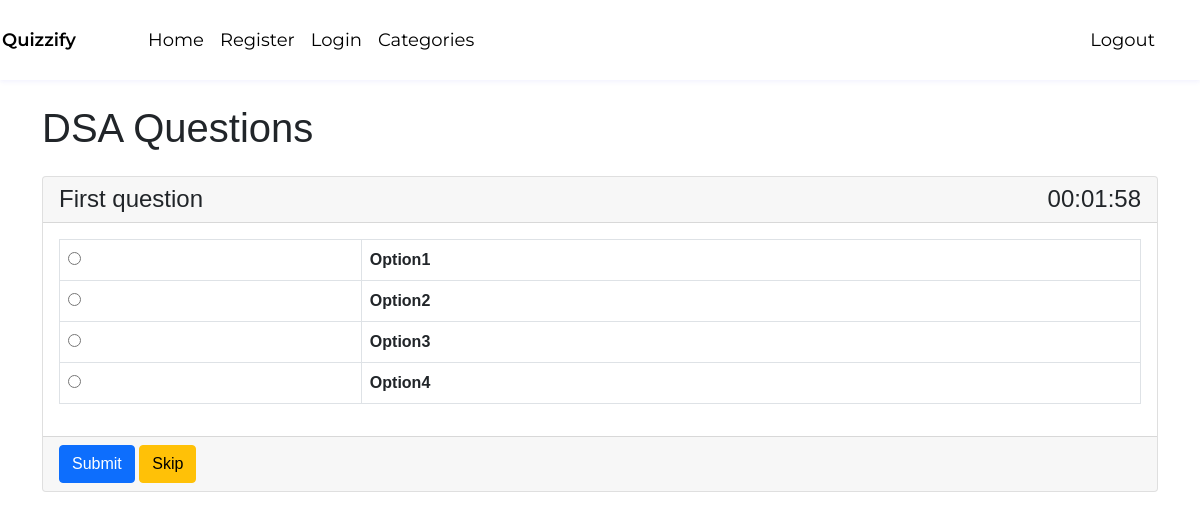
The app's page /cat-questions/1 (signed in) with its own data.
### mainApp/models.py (models this page shows, shortened)
class Qcategory(models.Model):
    title=models.CharField(max_length=100)
    detail=models.TextField()
    image=models.ImageField(upload_to='Category_Images/')
    class Meta:
         verbose_name_plural='Catergories'

class Question(models.Model):
    category=models.ForeignKey(Qcategory, on_delete=models.CASCADE)
    question=models.TextField()
    option1=models.CharField(max_length=200)
    option2=models.CharField(max_length=200)
    option3=models.CharField(max_length=200)
    option4=models.CharField(max_length=200)
    time_limit=models.IntegerField()
    level=models.CharField(max_length=100)
    right_option=models.CharField(max_length=100)

### mainApp/views.py (the view)
# urls.py: path('cat-questions/<int:cat_id>', views.cat_questions, name='cat_questions' ),
@login_required
def cat_questions(request, cat_id):
    category=models.Qcategory.objects.get(id=cat_id)
    question=models.Question.objects.filter(category=category).order_by('id').first()
    return render(request, 'cat-questions.html', {'question':question, 'category': category})

### mainApp/templates/cat-questions.html (shortened to what this page needs)
{% extends 'base.html' %}
{% load static %}
{% block content%}
    <h1 class="my-4">{{category.title}} Questions</h1>
        <div class="card my-4">
            <h4 class="card-header">{{question.question}} <span class="timer float-end"></span></h4>
            <form method="post" action="{% url 'submit_answer' category.id question.id %}">
                <div class="card-body">
                    <table class="table table-bordered">
                        <tr>
                            <td><input value="{{question.option1}}" id="option_1" name="answer" type="radio" /></td>
                            <th> <label for="option_1">{{question.option1}} </label> </th>
                        </tr>
                        <tr>
                            <td><input value="{{question.option2}}" id="option_2" name="answer" type="radio" /></td>
                            <th> <label for="option_2">{{question.option2}} </label> </th>
                        </tr>
                        <tr>
                            <td><input value="{{question.option3}}" id="option_3" name="answer" type="radio" /></td>
                            <th> <label for="option_3">{{question.option3}} </label> </th>
                        </tr>
                        <tr>
                            <td><input value="{{question.option4}}" id="option_4" name="answer" type="radio" /></td>
                            <th> <label for="option_4">{{question.option4}} </label> </th>
                        </tr>
                    </table>
                </div>
            <div class="card-footer">
                <input type="submit" name="submit" value="Submit" class="btn btn-primary sub" />
                <input type="submit" name="skip" value="Skip" class="btn btn-warning  skip" />
            </div>
        </form>
        </div>
{% endblock %}

### mainApp/static/navstyle.css (style rules this page uses)
body { margin: 0; padding: 0; font-family: Arial, sans-serif; }

### records on screen
Qcategory: title "DSA"
Question: question "First question", option1 "Option1", option2 "Option2", option3 "Option3", option4 "Option4"
